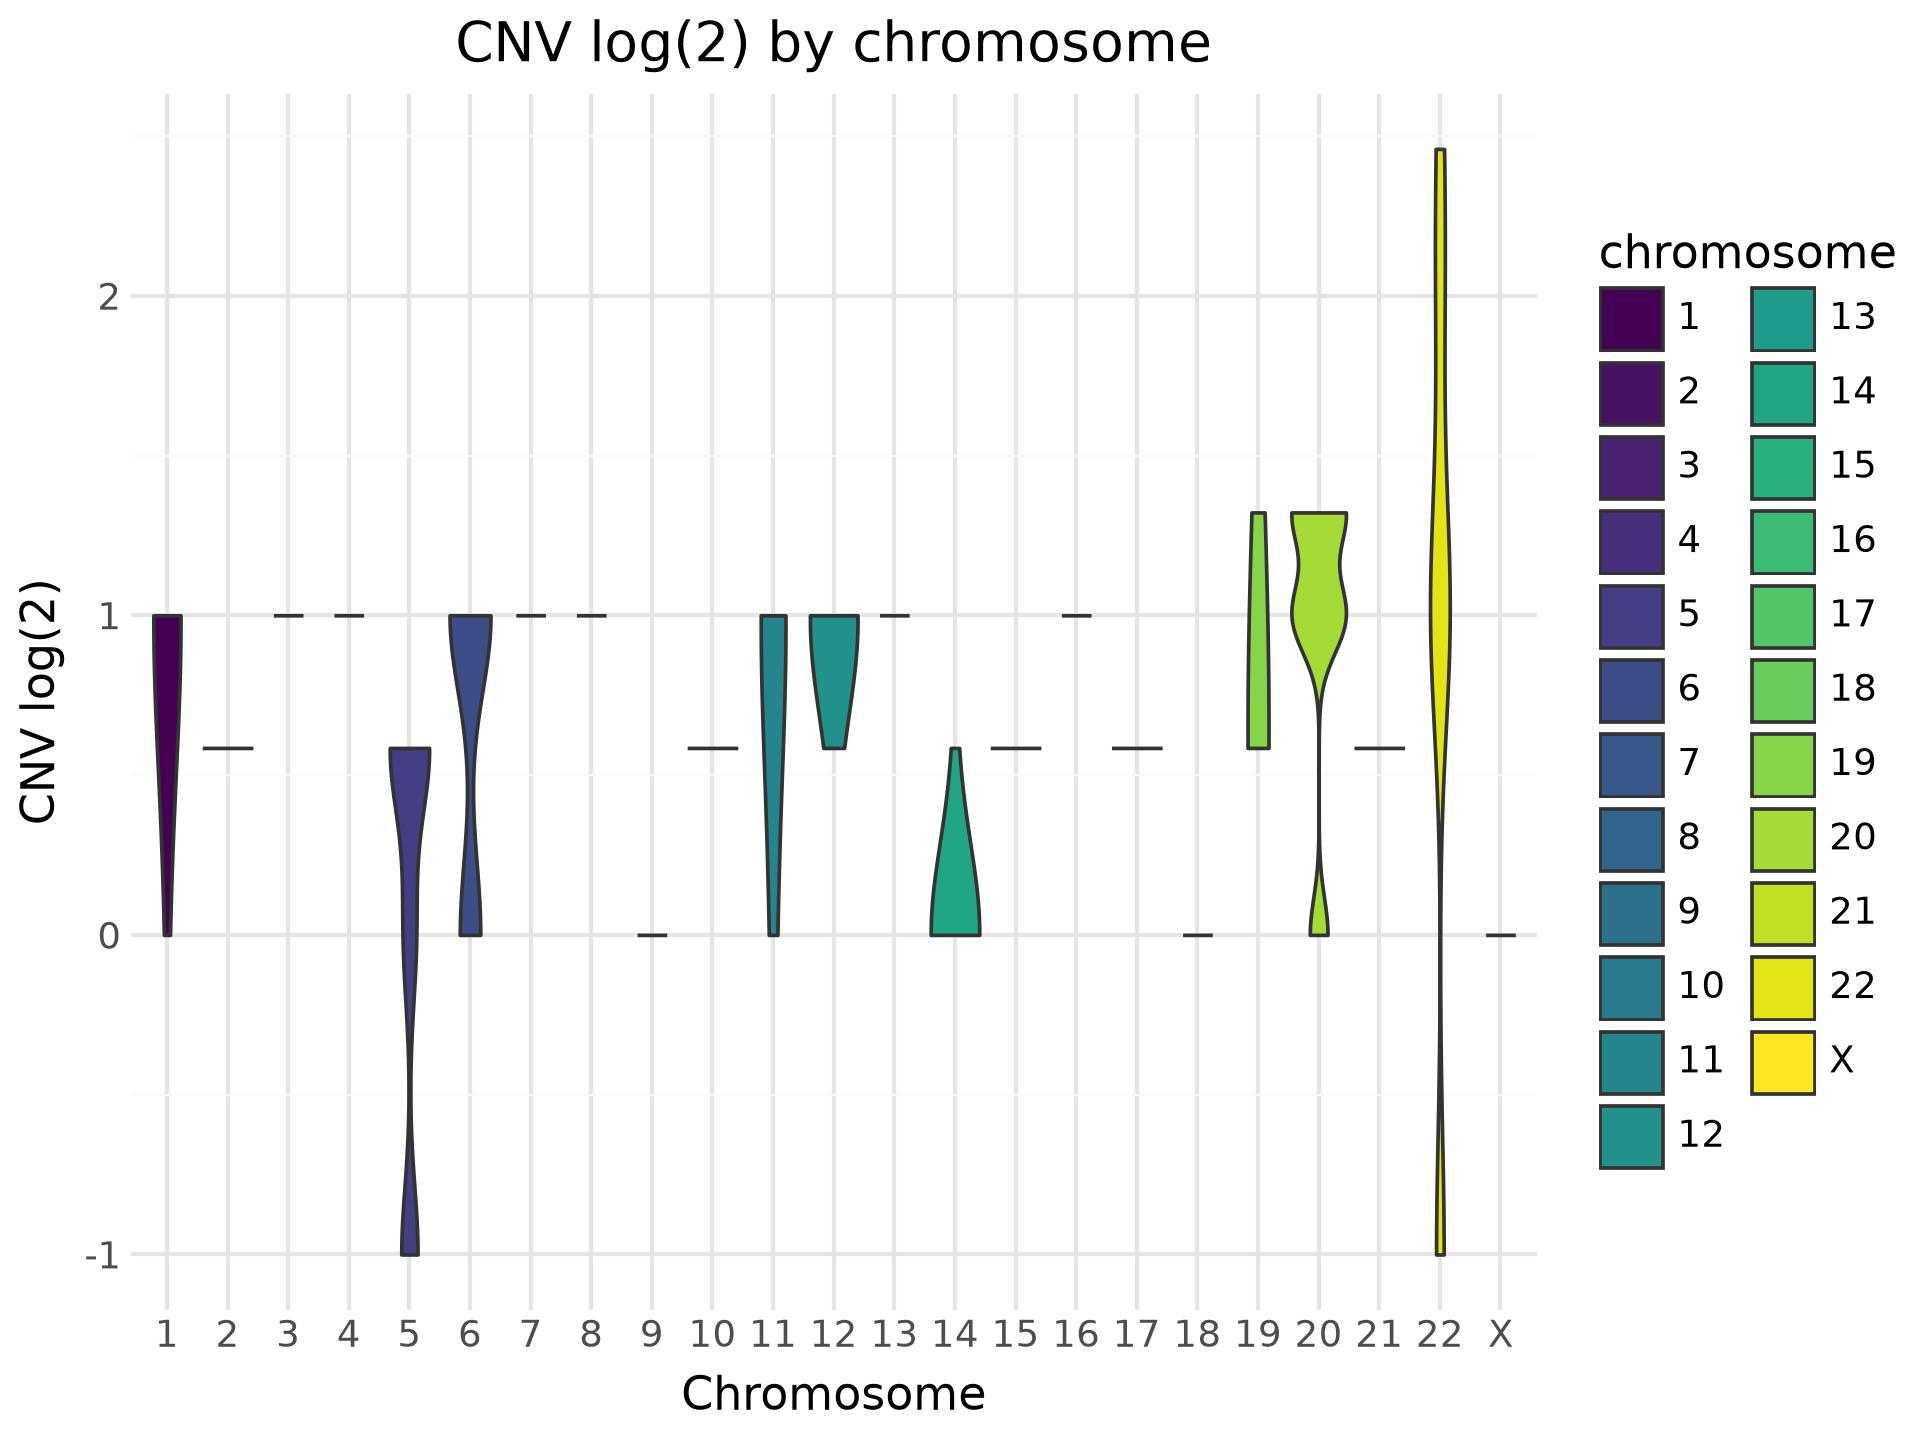

This chart was generated by the following Python code:
#!/usr/bin/env python3

# Import modules
from plotnine import *
import pandas as pd

# Transform data in dataframe
CNV = pd.read_csv("/home/sacha/GITHUB/BIO511_python_2026_GroupX/prac6/sacha/CNV_log2_skin_melanoma.csv")
CNV_clean = CNV.dropna(subset=["chromosome", "cnv_log2"])

# Sort by chromosome
chromosome_order = [str(i) for i in range(1, 23)] + ["X"]

CNV_clean["chromosome"] = pd.Categorical(
    CNV_clean["chromosome"].astype(str),
    categories=chromosome_order,
    ordered=True
)

CNV_clean=CNV_clean.sort_values("chromosome")

CNV_log2 = (
    CNV_clean.groupby("chromosome")["cnv_log2"]
    .describe()
    .reset_index()
)
print(CNV_log2)

# Plot

CNV_log2_fig1=(
    ggplot(
        CNV_clean,
        aes(x="chromosome", y="cnv_log2", fill="chromosome")
    )
    + geom_violin()
    + labs(
    title="CNV log(2) by chromosome",
    x="Chromosome",
    y="CNV log(2)"
    )
    + theme_minimal()
)

CNV_log2_fig1.save(
    "CNV_log2.jpg",
    dpi=300
)
